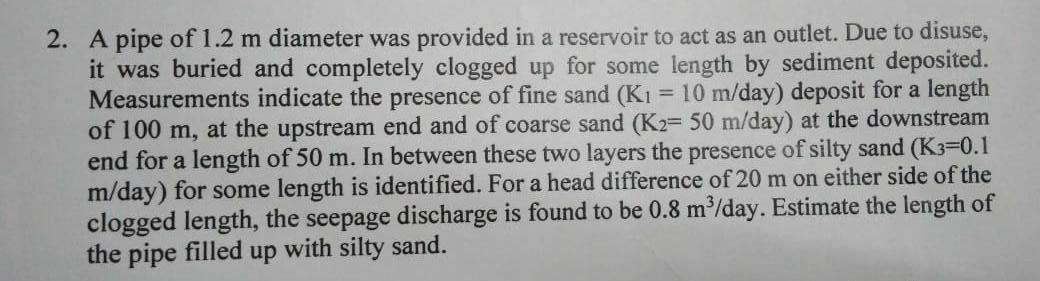
#> input picture a2.jpg, 1040 x 281 px
$ python 5.py   (older library calls are emulated)
#> lines starting #> are read from the running program, lines starting #| are printed output that depends on the picture; after the words box and inside, x2 and y2 are one past the last pixel; in counts of white or black regions, pixels touching at a corner belong together
import numpy as np
import cv2
from matplotlib import pyplot as plt
import pytesseract
# removes pixels in image that are between the range of
# [lower_val,upper_val]

image= cv2.imread('a2.jpg',0)
#> image: shape (281, 1040); min 0, max 233, mean 159.8
ret,image1 = cv2.threshold(image,0,255,cv2.THRESH_BINARY_INV+cv2.THRESH_OTSU)
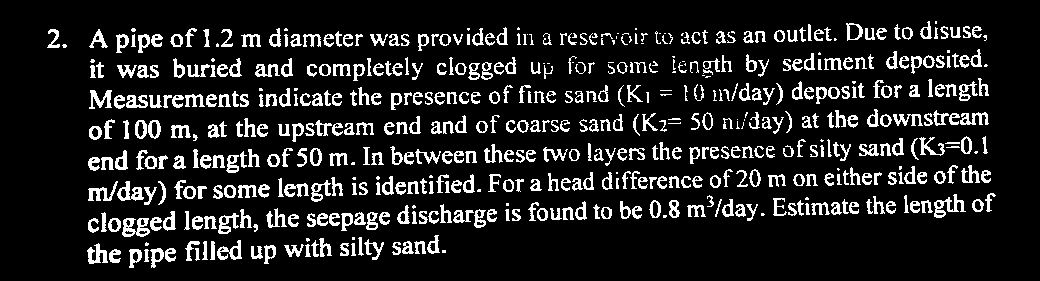
#> image1: shape (281, 1040); 13.1% white in thin lines or dots, all inside (x1, y1, x2, y2) = (47, 21, 996, 268)
#> ret = 122
kernel = np.ones((7,7),np.uint8)
image1 = cv2.dilate(image1,kernel,iterations = 6)
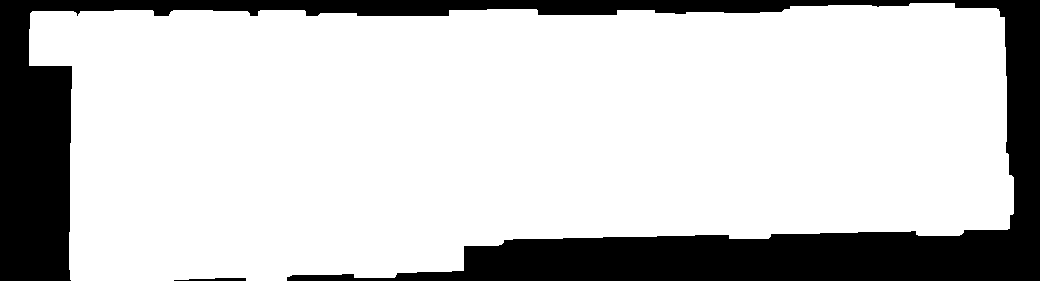
#> image1: shape (281, 1040); 78.7% white; 2 black regions
img, contours, hierarchy = cv2.findContours(image1,cv2.RETR_TREE,cv2.CHAIN_APPROX_SIMPLE)
#> contours = 1 contour; box (x1, y1, x2, y2) and area: (29, 3, 1014, 281) 228659
print(image.shape)
#| (281, 1040)
print(image.shape[1]/20)
#| 52.0
print(image.shape[0]/20)
#| 14.05
for i in contours:
    x,y,w,h = cv2.boundingRect(i)
    print(str(x)+ ',' + str(y)+','+ str(w) + ',' + str(h))
    if w < image.shape[1]/20 or h < image.shape[0]/20:
        continue
    image = cv2.rectangle(image,(x,y),(x+w,y+h),(0,255,0),1)
#> this loop made 1 pass
#> (x, y, w, h) on pass 1: (29, 3, 985, 278)
#| 29,3,985,278
#> pass 1, `image = cv2.rectangle(image,(x,y),(x+w,y+h),(0,255,0),1)`:
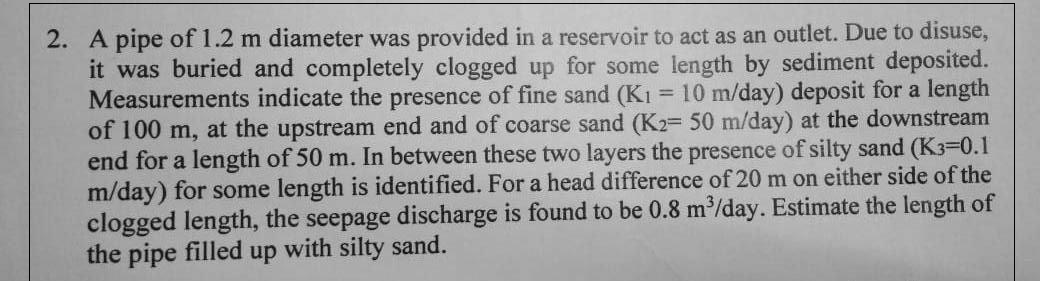
#> image: shape (281, 1040); min 0, max 233, mean 158.9
image = image[3:281,29:1014]
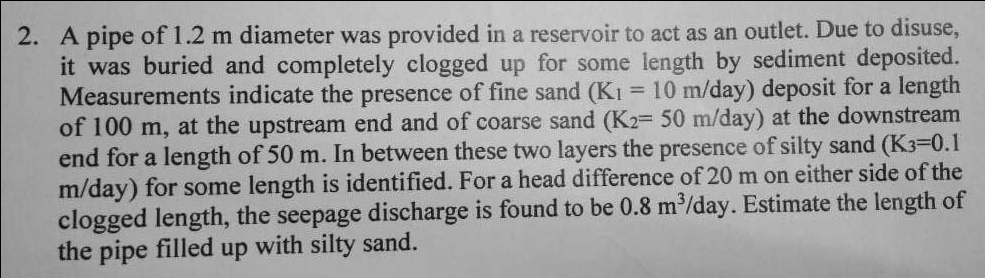
#> image: shape (278, 985); min 0, max 233, mean 158.7
image = cv2.resize(image,None,fx=4, fy=4, interpolation = cv2.INTER_CUBIC)
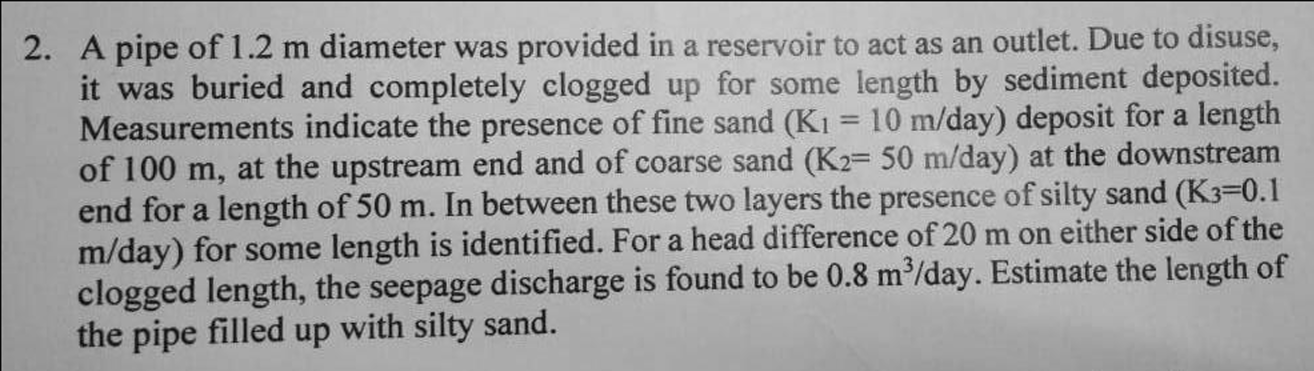
#> image: shape (1112, 3940) (shown at 1/3 size); min 0, max 235, mean 158.7
_ , image = cv2.threshold(image,0,255,cv2.THRESH_TOZERO+cv2.THRESH_OTSU)
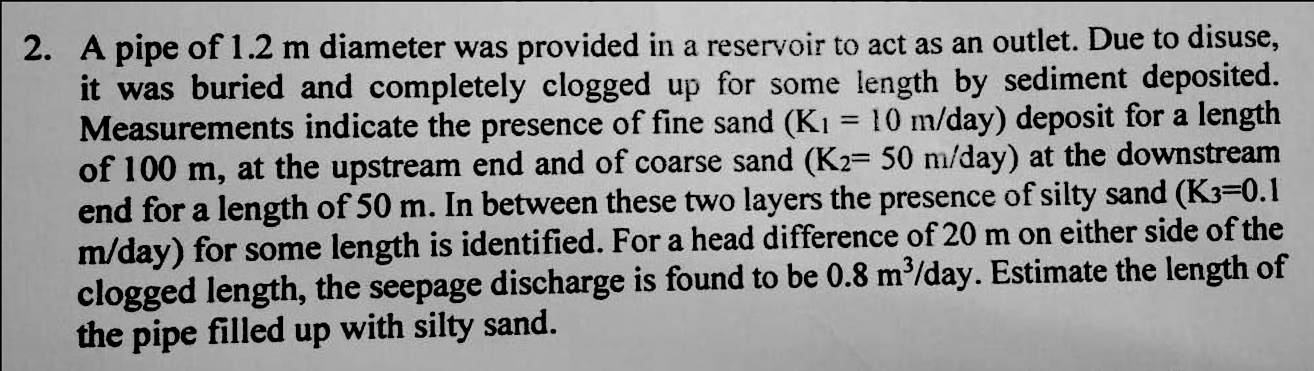
#> image: shape (1112, 3940) (shown at 1/3 size); min 0, max 235, mean 148.3

#> (the run stopped early here; a loop or call above may not have finished)

$ run again, with a1.jpg copied over a2.jpg
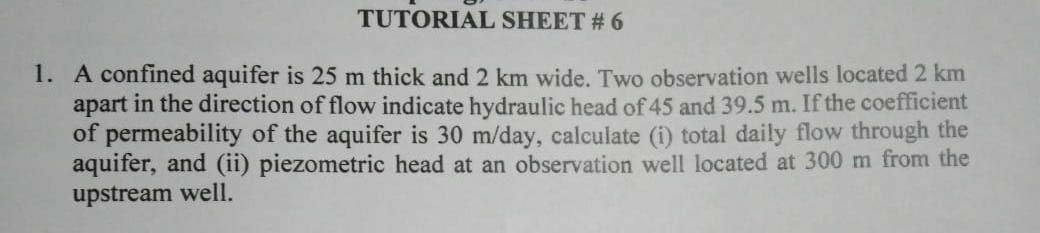
#> input picture a1.jpg, 1040 x 233 px
#> `ret,image1 = cv2.threshold(image,0,255,cv2.THRESH_BINARY_INV+cv2.THRES..`:
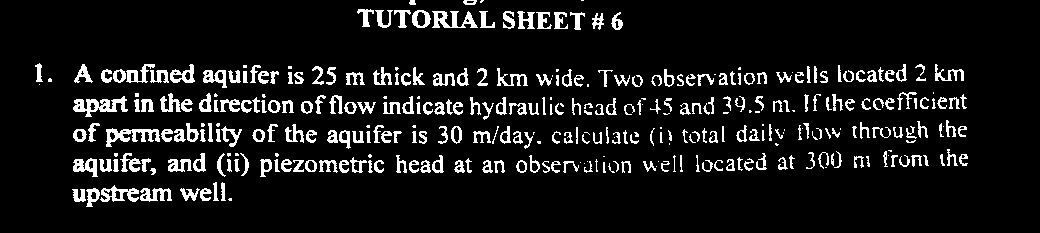
#> image1: shape (233, 1040); 9.2% white; 345 white regions (66 under 20 px), largest, box (x1, y1, x2, y2) and area: (73, 96, 128, 117) 524, (106, 128, 160, 147) 475, (432, 11, 478, 28) 405
#> ret = 134
#> contours = 2 contours; box (x1, y1, x2, y2) and area: (17, 45, 986, 225) 137257, (339, 0, 641, 48) 13679
#| (233, 1040)
#| 52.0
#| 11.65
#> the loop `for i in contours:` made 2 passes
#> (x, y, w, h) on passes 1 to 2: (17, 45, 969, 180), (339, 0, 302, 48)
#> (printed output is left out)
#> `_ , image = cv2.threshold(image,0,255,cv2.THRESH_TOZERO+cv2.THRESH_OTSU)`:
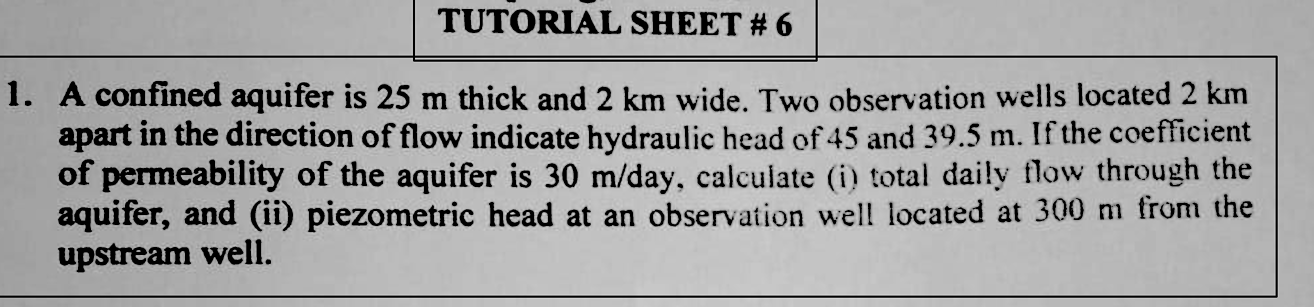
#> image: shape (920, 3940) (shown at 1/3 size); min 0, max 245, mean 159.1

$ run again, with bw.jpg copied over a2.jpg
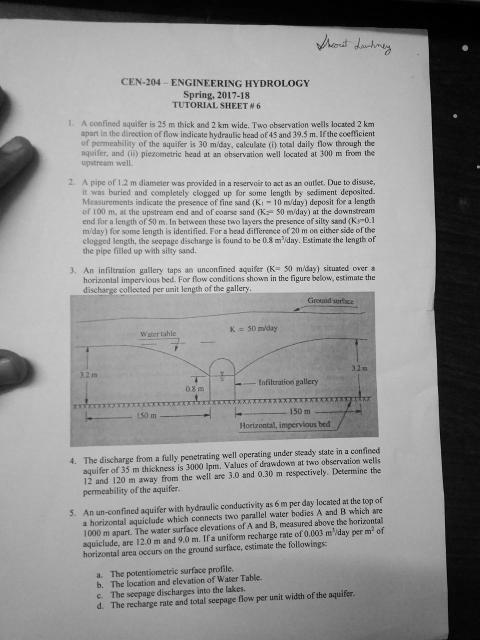
#> input picture bw.jpg, 960 x 1280 px (shown at 1/2 size)
#> image is the input picture: shape (1280, 960); min 0, max 255, mean 146.7
#> `ret,image1 = cv2.threshold(image,0,255,cv2.THRESH_BINARY_INV+cv2.THRES..`:
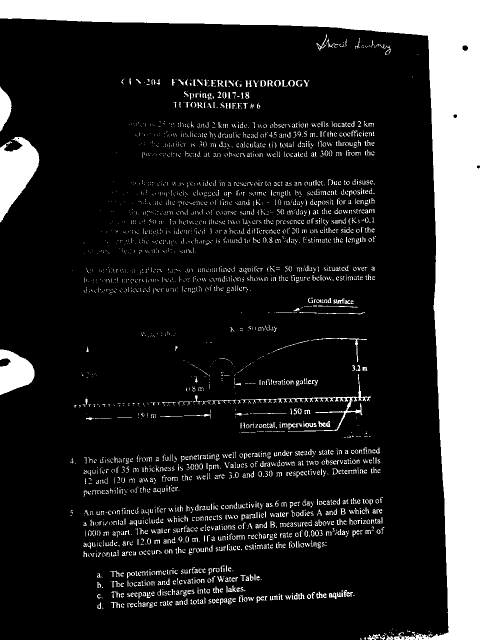
#> image1: shape (1280, 960) (shown at 1/2 size); 16.9% white; 3119 white regions (2333 under 20 px), largest, box (x1, y1, x2, y2) and area: (0, 0, 960, 1280) 152567, (0, 274, 79, 445) 7616, (0, 699, 69, 790) 4216
#> ret = 99
#> contours = 12 contours, 1 with area under 20; largest, box (x1, y1, x2, y2) and area: (122, 340, 787, 1236) 450236, (0, 0, 960, 1280) 203350, (225, 139, 767, 334) 80944, (0, 155, 97, 463) 18462, (0, 681, 87, 808) 9066
#| (1280, 960)
#| 48.0
#| 64.0
#> the loop `for i in contours:` made 12 passes
#> (x, y, w, h) on passes 1 to 8: (145, 727, 66, 46), (0, 681, 87, 127), (155, 675, 40, 47), (122, 340, 665, 896), (587, 880, 17, 5), (649, 879, 7, 3), (437, 779, 15, 4), (524, 696, 175, 81)
#> (printed output is left out)
#> `_ , image = cv2.threshold(image,0,255,cv2.THRESH_TOZERO+cv2.THRESH_OTSU)`:
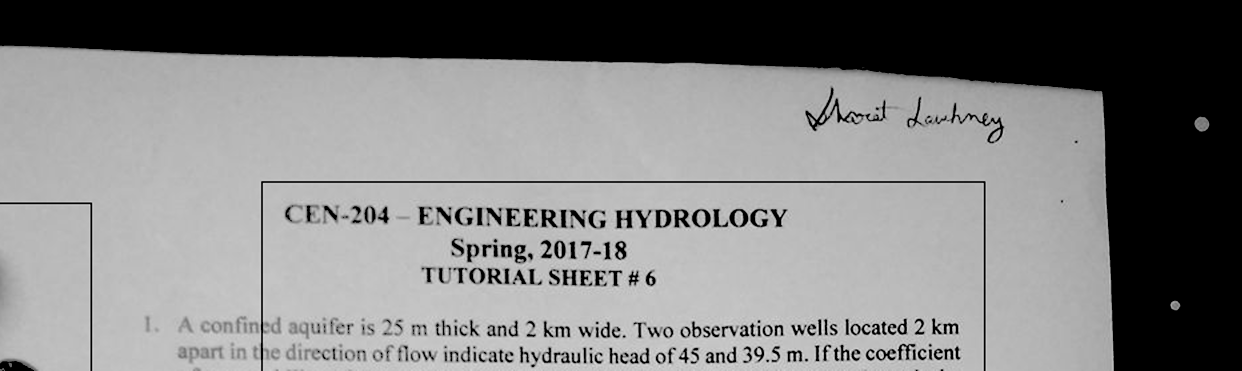
#> image: shape (1112, 3724) (shown at 1/3 size); min 0, max 250, mean 130
